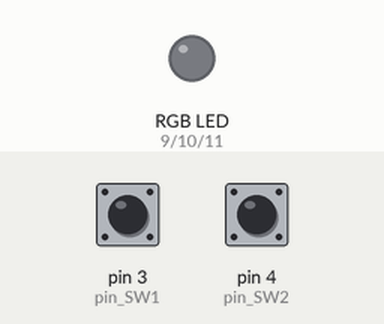
A sketch run on a simulated Arduino Uno, built with avr-gcc and run on an emulated ATmega328P. On the bench: an RGB LED mixed from three pins (HIGH = lit). The test bench sets the inputs (shaded band); at power-on: pin 3 (pin_SW1) LOW, pin 4 (pin_SW2) LOW. Dim RGB values are drawn brighter than linear; pins used as bus, display or sensor lines are not drawn.

Above: at 1.6 s.
1.7 s: pin 3 (pin_SW1) pulled HIGH for 3.2 s
At 2.88 s:
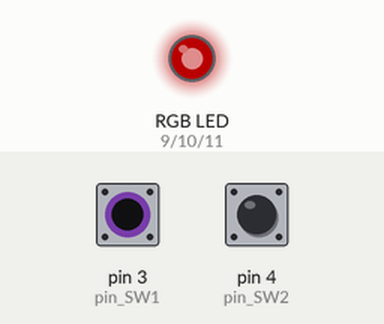
6.4 s: pin 4 (pin_SW2) pulled HIGH for 0.5 s
At 8.1 s:
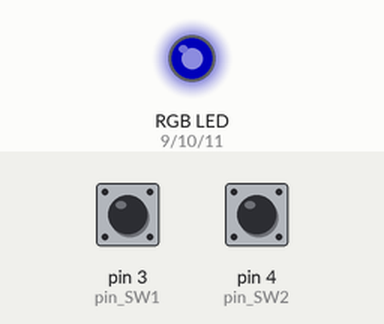
8.6 s: pin 4 (pin_SW2) pulled HIGH for 1 s
At 11.1 s:
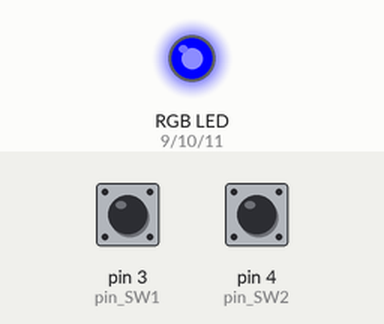
11.4 s: pin 3 (pin_SW1) pulled HIGH for 0.5 s
At 12.9 s:
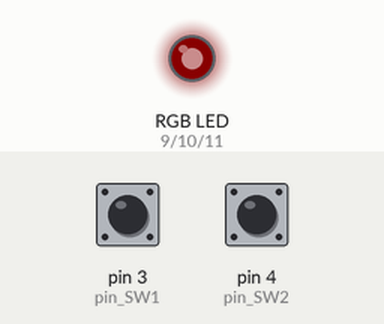
13.4 s: pin 4 (pin_SW2) pulled HIGH for 3.2 s
At 15.28 s:
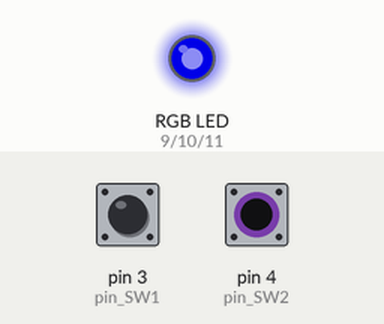
Timing chart, 0 to 18.5 s (numbered marks = the images above; inputs shaded):
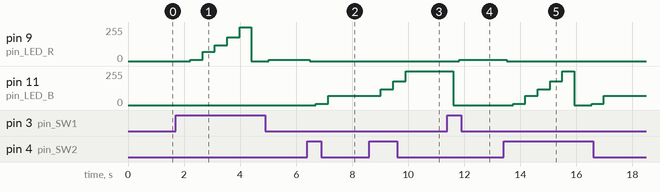

The sketch:

DC_Motor_01.ino
```cpp
int pin_DC_A = 5;
int pin_DC_B = 6;

int pin_LED_R = 9;
int pin_LED_G = 10;
int pin_LED_B = 11;

int pin_SW1 = 3;
int pin_SW2 = 4;

int count1 = 0;
int count2 = 0;

void setup() {
  pinMode(pin_DC_A, OUTPUT);
  pinMode(pin_DC_B, OUTPUT);

  pinMode(pin_LED_R, OUTPUT);
  pinMode(pin_LED_G, OUTPUT);
  pinMode(pin_LED_B, OUTPUT);

  pinMode(pin_SW1, INPUT);
  pinMode(pin_SW2, INPUT);

}

void loop() {
  uint8_t SW1_data, SW2_data;
  uint16_t Speed;
  uint16_t Speed2;

  int brightness1;
  int brightness2;

  SW1_data = digitalRead(pin_SW1);
  SW2_data = digitalRead(pin_SW2);

  if(SW1_data == 1)
  {
    Stop();
    count2=0;
    count1++;
    brightness2=0;
    analogWrite(pin_LED_B, brightness2);
    delay(200);
  }

  if(count1==1)
  {
    Speed=52;
    forwardRotation(Speed);
    delay(20);
    brightness1=10;
    analogWrite(pin_LED_R, brightness1);
    delay(20);
  }else if(count1==2)
  {
    Speed=102;
    forwardRotation(Speed);
    delay(20);
    brightness1=70;
    analogWrite(pin_LED_R, brightness1);
    delay(20);
  }else if(count1==3)
  {
    Speed=153;
    forwardRotation(Speed);
    delay(20);
    brightness1=120;
    analogWrite(pin_LED_R, brightness1);
    delay(20);
  }else if(count1==4)
  {
    Speed=204;
    forwardRotation(Speed);
    delay(20);
    brightness1=180;
    analogWrite(pin_LED_R, brightness1);
    delay(20);
  }else if(count1==5)
  {
    Speed=255;
    forwardRotation(Speed);
    delay(20);
    brightness1=255;
    analogWrite(pin_LED_R, brightness1);
    delay(20);
  }else{
    Stop();
    analogWrite(pin_LED_R, 0);
    delay(200);
    count1 = 0;
  }

  if(SW2_data == 1)
  {
    Stop();
    count1 = 0;
    count2++;
    brightness1=0;
    analogWrite(pin_LED_R, brightness1);
    delay(200);
  }

  if(count2 == 1)
  {
    Speed2=51;
    reverseRotation(Speed2);
    delay(20);
    brightness2=10;
    analogWrite(pin_LED_B, brightness2);
    delay(20);
  } else if(count2 == 2)
  {
    Speed2=102;
    reverseRotation(Speed2);
    delay(20);
    brightness2=70;
    analogWrite(pin_LED_B, brightness2);
    delay(20);
  } else if(count2 == 3)
  {
    Speed2=153;
    reverseRotation(Speed2);
    delay(20);
    brightness2=120;
    analogWrite(pin_LED_B, brightness2);
    delay(20);
  } else if(count2 == 4)
  {
    Speed2=204;
    reverseRotation(Speed2);
    delay(20);
    brightness2=180;
    analogWrite(pin_LED_B, brightness2);
    delay(20);
  } else if(count2 == 5)
  {
    Speed2=255;
    reverseRotation(Speed2);
    delay(20);
    brightness2=255;
    analogWrite(pin_LED_B, brightness2);
    delay(20);
  } else{
    Stop();
    analogWrite(pin_LED_B, 0);
    delay(200);
    count2 = 0;
  }
}

void forwardRotation(uint8_t Speed)
{
  digitalWrite(pin_DC_A, LOW);
  analogWrite(pin_DC_B, Speed);
}

void reverseRotation(uint8_t Speed2)
{
  digitalWrite(pin_DC_B, LOW);
  analogWrite(pin_DC_A, Speed2);
}

void Stop()
{
  digitalWrite(pin_DC_A, LOW);
  digitalWrite(pin_DC_B, LOW);
}
```

Measured:
- after the input at 1.7 s, pin 9 (pin_LED_R): 0/255 → 10/255 after 0.52 s, → 70/255 0.44 s later, → 120/255 0.44 s later, → 180/255 0.44 s later, … (7 changes in this stretch)
- after the input at 6.4 s, pin 9 (pin_LED_R): 10/255 → 0/255 after 0.08 s; pin 11 (pin_LED_B): 0/255 → 10/255 after 0.30 s, → 70/255 0.44 s later
- after the input at 8.6 s, pin 11 (pin_LED_B): 70/255 → 120/255 after 0.42 s, → 180/255 0.44 s later, → 255/255 0.44 s later
- after the input at 11.4 s, pin 9 (pin_LED_R): 0/255 → 10/255 after 0.42 s; pin 11 (pin_LED_B): 255/255 → 0/255 after 0.20 s
- after the input at 13.4 s, pin 9 (pin_LED_R): 10/255 → 0/255 after 0.12 s; pin 11 (pin_LED_B): 0/255 → 10/255 after 0.34 s, → 70/255 0.44 s later, → 120/255 0.44 s later, → 180/255 0.44 s later, … (8 changes in this stretch)
